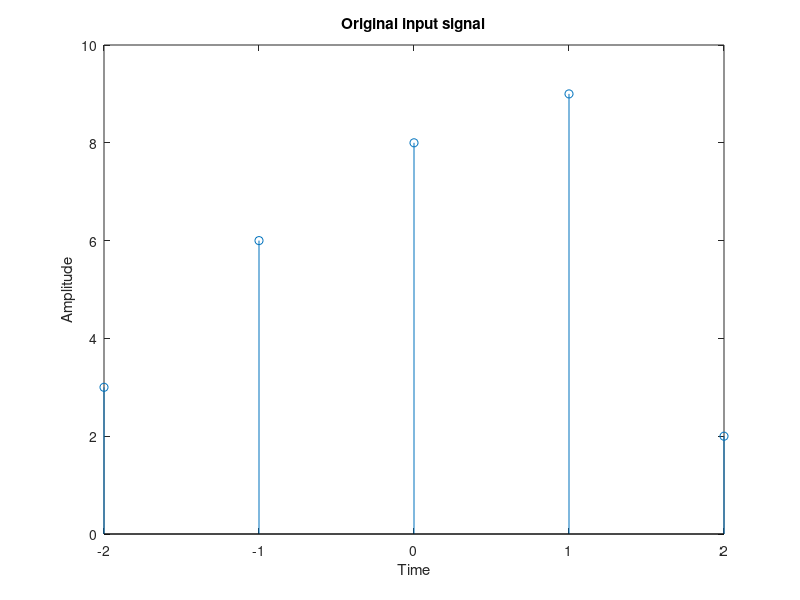

Here is the MATLAB script that generated this plot: (Note: this script raises an error after producing the figure.)
% Circular Shift
clc
close all
clear

n= -2:2;
x= [3 6 8 9 2];
k= 2;

figure (1)
stem(n,x)
title('Original input signal')
xlabel 'Time'
ylabel 'Amplitude'

figure(2)
[x_new] = circularshift(x,n);
stem (n,x_new)
title('Circularly shifted signal')
xlabel 'Time'
ylabel 'Amplitude'